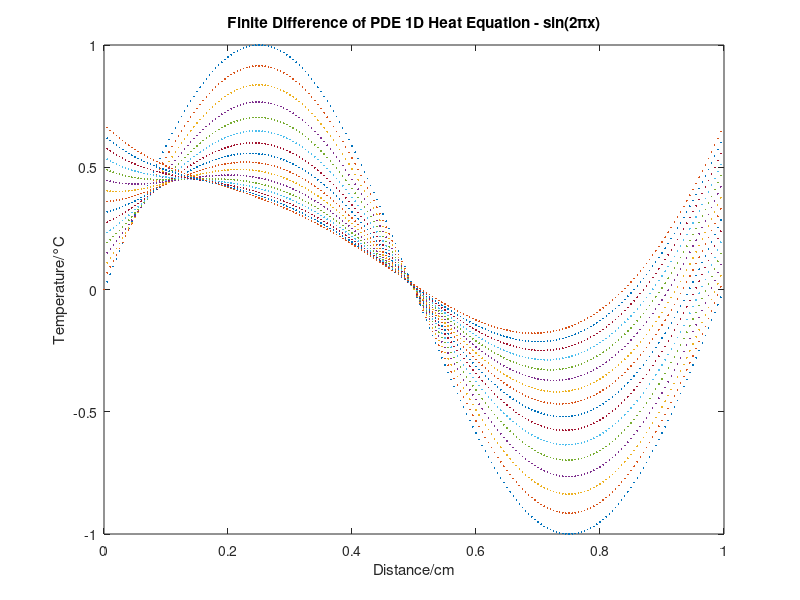

The MATLAB script that drew this image:
clear;
close all;
x0 = 0;
h = 0.005; %Step size in the X direction
Vin = @(x) sin(2*pi*x);
Bc = @(t) 20*t;
xf = 1 + h; %Final value of X untitledplus one more step to complete the graph
t0 = 0; %Initial time value
k = 0.45*h^2; %due to v being max of 1/2 we use 0.45 and work out k relative to that, steps in time
tf = 200*k; %the end time is 250 steps in the k direction
N = round((xf-x0)/h); %number of steps in the x direction
M = round((tf - t0)/k); %number of steps in the t direction
v = k/(h^2); %recalculating the value of v
b = 1 - 2*v; %create the value of beta
ya = zeros(1,N); xa = zeros(1,N); %create empty arrays
xa(1) = x0; ya(1) = Bc(0); ya(N) = Bc(0); %initialising the initial conditions

for i = 1:N-2
    xa(i+1) = xa(i) + h; 
	ya(i+1) = feval(Vin, xa(i+1));
end
t = t0;
plot(xa, ya, '.', 'markersize', 4);
hold on;
yn = ya;
for a = 1:15
    for i = 1:M
		ya(1) = Bc(t); ya(N) = Bc(t);
        for j = 2:N-1
            yn(j) = v*ya(j-1) + b*ya(j) + v*ya(j+1);
		end
		t = t+k;
        ya = yn;
    end
    plot(xa, ya, '.', 'markersize', 4);
end
title 'Finite Difference of PDE 1D Heat Equation - sin(2πx)'
xlabel 'Distance/cm'
ylabel 'Temperature/°C'
xlim([0, 1]);
ylim([-1, 1]);